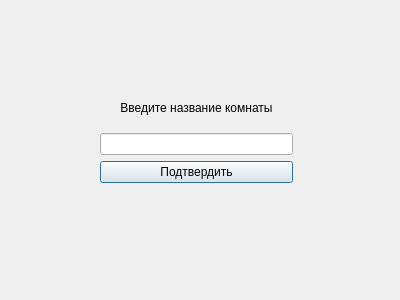
<?xml version="1.0" encoding="UTF-8"?>
<ui version="4.0">
 <class>Rooms</class>
 <widget class="QDialog" name="Rooms">
  <property name="geometry">
   <rect>
    <x>0</x>
    <y>0</y>
    <width>400</width>
    <height>300</height>
   </rect>
  </property>
  <property name="windowTitle">
   <string>Dialog</string>
  </property>
  <widget class="QWidget" name="">
   <property name="geometry">
    <rect>
     <x>100</x>
     <y>90</y>
     <width>193</width>
     <height>93</height>
    </rect>
   </property>
   <layout class="QVBoxLayout" name="verticalLayout">
    <item>
     <widget class="QLabel" name="label">
      <property name="text">
       <string>&lt;html&gt;&lt;head/&gt;&lt;body&gt;&lt;p align=&quot;center&quot;&gt;Введите название комнаты&lt;/p&gt;&lt;/body&gt;&lt;/html&gt;</string>
      </property>
     </widget>
    </item>
    <item>
     <widget class="QLineEdit" name="lineEdit_room_name"/>
    </item>
    <item>
     <widget class="QPushButton" name="pushButton_conf">
      <property name="text">
       <string>Подтвердить</string>
      </property>
     </widget>
    </item>
   </layout>
  </widget>
 </widget>
 <resources/>
 <connections/>
</ui>
